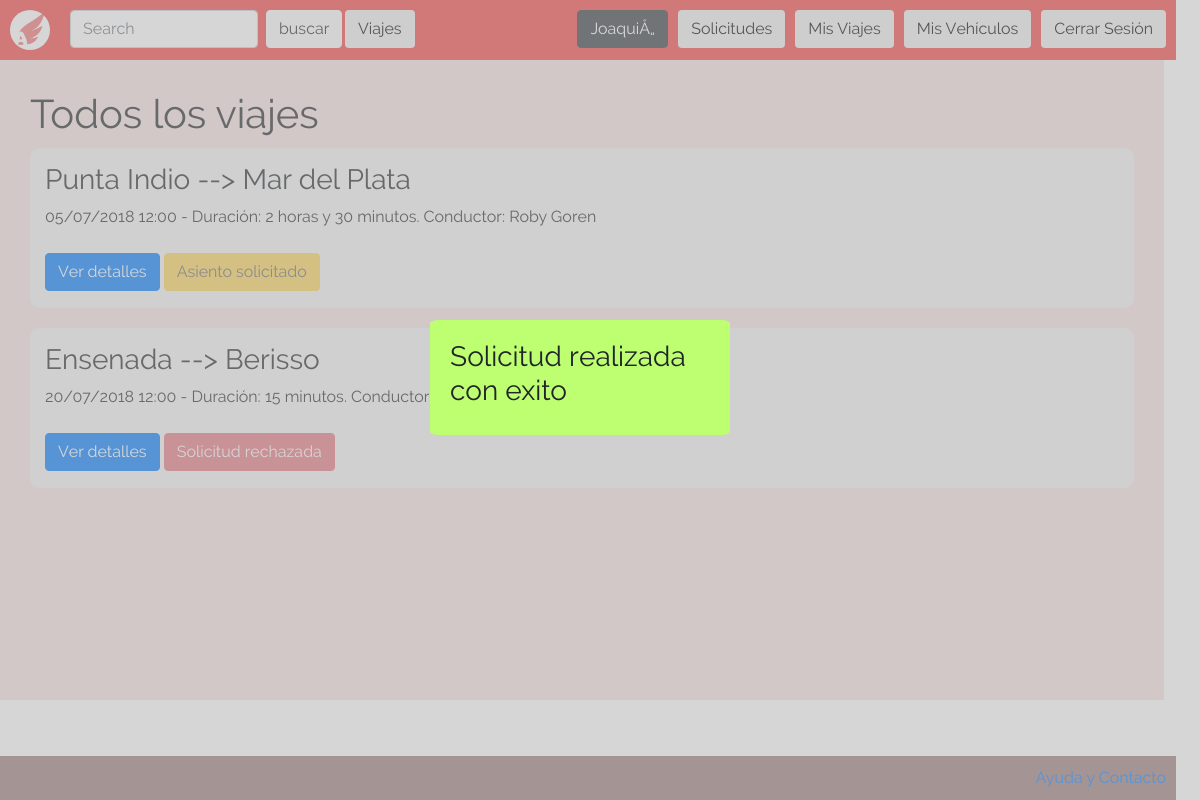
Page /vistas/listar_todos_los_viajes.php?sol_success (signed in) on the committed database.
### tables this page shows
CREATE TABLE `viajes` (
  `id_viaje` int(11) NOT NULL,
  `id_usuario` int(11) NOT NULL,
  `patente` varchar(10) NOT NULL,
  `origen` text NOT NULL,
  `destino` text NOT NULL,
  `duracion` decimal(10,5) NOT NULL,
  `fecha_hora` datetime NOT NULL,
  `descripcion` text NOT NULL,
  `tipo` int(11) NOT NULL,
  `costo` decimal(10,5) NOT NULL,
  `tarjeta` bigint(20) NOT NULL
);

CREATE TABLE `usuario` (
  `id_usuario` int(11) NOT NULL,
  `nombre` varchar(2048) NOT NULL,
  `apellido` varchar(2048) NOT NULL,
  `fecha_de_nacimiento` date NOT NULL,
  `mail` varchar(2048) NOT NULL,
  `promedio_puntuacion_conductor` double NOT NULL,
  `promedio_puntuacion_pasajero` double NOT NULL,
  `id_direccion` int(11) NOT NULL,
  `contrasenia` varchar(256) NOT NULL,
  `foto_perfil` text NOT NULL,
  `gasto` double NOT NULL DEFAULT '0',
  `ahorro` double NOT NULL DEFAULT '0'
);

### vistas/listar_todos_los_viajes.php (the view, shortened to what this page needs)
<!DOCTYPE html>
<html>
  <head>
    <link href="/css/bootstrap.css" rel="stylesheet" type="text/css" >
    <link href="/css/index.css" rel="stylesheet" type="text/css">
    <link href="/css/listar_vehiculos.css" rel="stylesheet" type="text/css">
  </head>
  <body>
    <?php
      include("../php/abrir_conexion.php");
      include("../php/utils.php");
      include("header.php");
    ?>
    <div id="body">
      <h1>Todos los viajes</h1>
      <?php
        $sql = "SELECT * FROM viajes WHERE id_usuario !=".$_SESSION["user_id"];
        $result = mysqli_query($conn, $sql);
        if($result){
          if($trip = mysqli_fetch_assoc($result)){
            while($trip){
              $query = "SELECT * FROM usuario WHERE id_usuario=".$trip["id_usuario"];
              $driver = mysqli_fetch_assoc(mysqli_query($conn, $query));
              $name = $driver["nombre"]." ".$driver["apellido"];
      ?>
      <div class="vehicle">
        <div class="vehicle-info">
          <h3><?= $trip["origen"] ?> --> <?= $trip["destino"] ?></h3>
          <?= date("d/m/Y H:i", strtotime($trip["fecha_hora"])); ?> - Duración:
          <?php
            echo printTime($trip["duracion"]).".";
          ?>
          Conductor: <?= $name ?>
	        <br>
          <br>
	          <form class="" action="/vistas/ver_detalles_viaje.php" method="post">
              <button class="btn btn-primary" name="">Ver detalles</button>
          </form>
	        <form class="" action="/php/verificar_disponibilidad.php" method="post">
            <?php
              if (alreadyHaveRequest($conn, $_SESSION["user_id"], $trip["id_viaje"])){
                $query = "SELECT * FROM solicitud WHERE id_viaje=".$trip["id_viaje"]." AND id_pasajero=".$_SESSION["user_id"];
                $request = mysqli_fetch_assoc(mysqli_query($conn, $query));
                switch($request["estado"]){
                  case PENDING: echo '<button class="btn btn-warning" disabled>Asiento solicitado</button>';
                    break;
                  case REJECTED: echo '<button class="btn btn-danger" disabled>Solicitud rechazada</button>';
                    break;
                }
              } else {
                ?> <button class="btn btn-success">Solicitar asiento</button> <?
              }
            ?>
          </form>
        </div>
      </div>
      <?php
              $trip = mysqli_fetch_assoc($result);
            }
          } else {
            echo "<h2>No hay ningun viaje registrado!</h2><br>";
          }
        } else {
          echo "Hubo un error al conectarse con la base de datos. <br> Por favor, intentelo nuevamente mas tarde.";
        }
      ?>
    </div>
    <?php
      include("footer.php");
    ?>
  </body>
</html>

### php/utils.php (shortened to what this page needs)
<?php
  function printTime($time){
    $hours = floor($time);
    $minutes = $time-$hours;
    if($hours > 0){
      echo $hours.(($hours>=2)?" horas":" hora");
      if($minutes > 0){
        echo " y";
      }
    }
    if($minutes > 0){
      echo " ".($minutes*60)." minutos";
    }
  }
  function alreadyHaveRequest($conn, $user_id, $trip_id){
    $query = "SELECT * FROM solicitud WHERE id_pasajero='$user_id' AND id_viaje='$trip_id' ";
    $requests = mysqli_query($conn, $query);
    return mysqli_num_rows($requests) > 0;
  }
?>

### css/index.css (style rules this page uses)
html, body { height: 100%; width: 99%; margin: 0px; padding: 0px; font-family: "Raleway"; }
h1, h2 { margin: 0px }
#body { padding-top: 30px; padding-b5ttom: 20px; padding-left: 30px; background-color: rgb(247, 227, 227); width: 99%; min-height: 80%; overflow: auto; margin: 0px; padding-bottom: 70px; }

### css/listar_vehiculos.css (style rules this page uses)
.vehicle { height: 160px; width: calc(100% - 30px); background-color: rgb(242, 242, 242); margin-bottom: 20px; margin-top: 10px; border-radius: 10px; padding: 15px; }
.vehicle form { display: inline; }
.vehicle-info { float: left; }

### rows in the picture
viajes: origen "Punta Indio", destino "Mar del Plata", fecha_hora "05/07/2018 12:00", duracion "2", shows "horas", shows "y", $minutes*60 "30", id_usuario.apellido "Roby Goren", shows "Asiento solicitado"
viajes: origen "Ensenada", destino "Berisso", fecha_hora "20/07/2018 12:00", $minutes*60 "15", shows "Solicitud rechazada"

### other values in the picture
$_SESSION["user_name"] "JoaquiÅ„"
